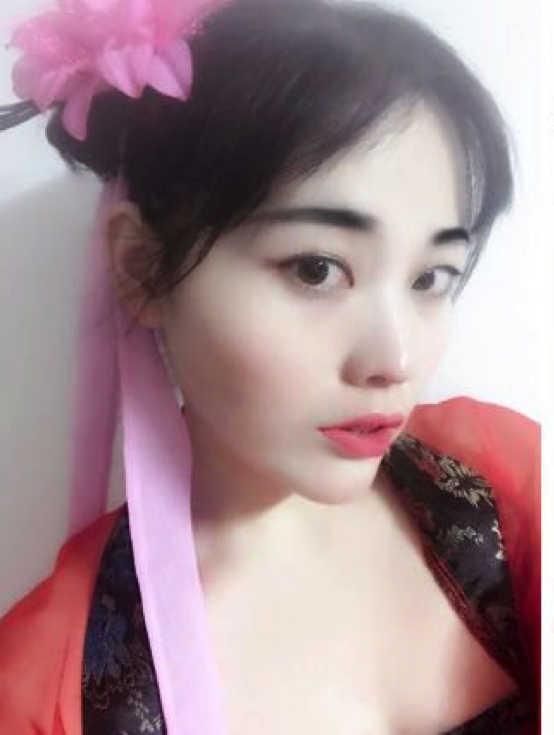
#> input picture 2.jpg, 554 x 735 px
$ python '素描.py'
#> lines starting #> are read from the running program, lines starting #| are printed output that depends on the picture
#> in main, img is the input picture: shape (735, 554, 3); mean B, G, R 144.9, 139.4, 165.7
# 参考ps素描的实现步骤，先去色将彩色图像转换成灰度图，复制去色层 进行反色。
# 对反色图像进行高斯模糊，模糊后的图像叠加模式选择颜色减淡效果

import cv2
import numpy as np
def sketrch_style(img):
    heigt, width, n = img.shape
#> heigt = 735; width = 554; n = 3
    gray0 = cv2.cvtColor(img,cv2.COLOR_BGR2GRAY)
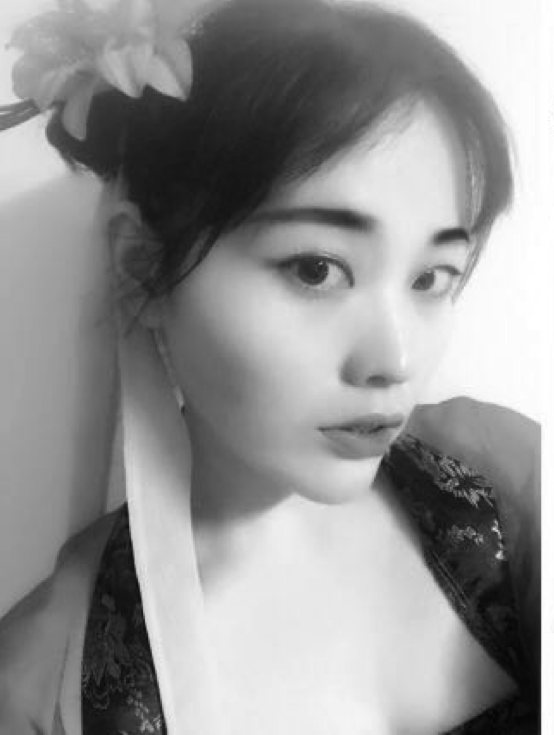
#> gray0: shape (735, 554); min 4, max 255, mean 147.9
    img2 = np.zeros((heigt, width), dtype = 'uint8')
    gray1 = cv2.addWeighted(gray0, -1, img2, 0, 255, 00)
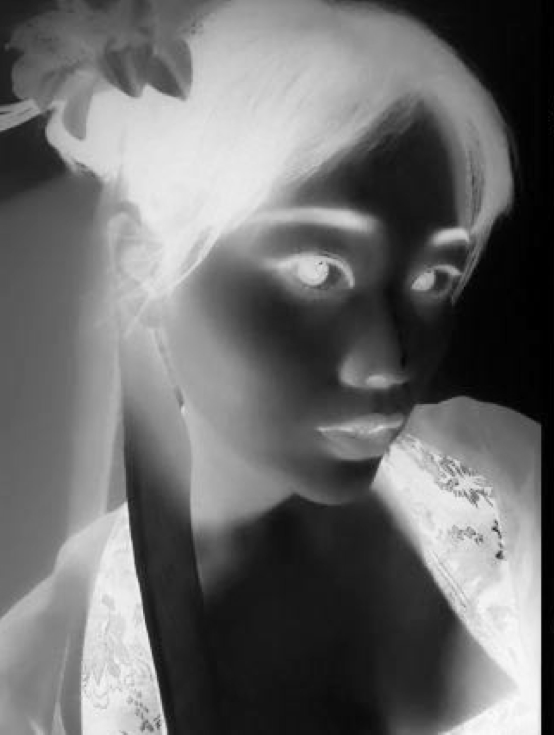
#> gray1: shape (735, 554); min 0, max 251, mean 107.1
    cv2.imshow("img0", gray1)
    gray1 = cv2.GaussianBlur(gray1,(15,15), 0)
    dst = cv2.addWeighted(gray0, 1, gray1, 1, 0)
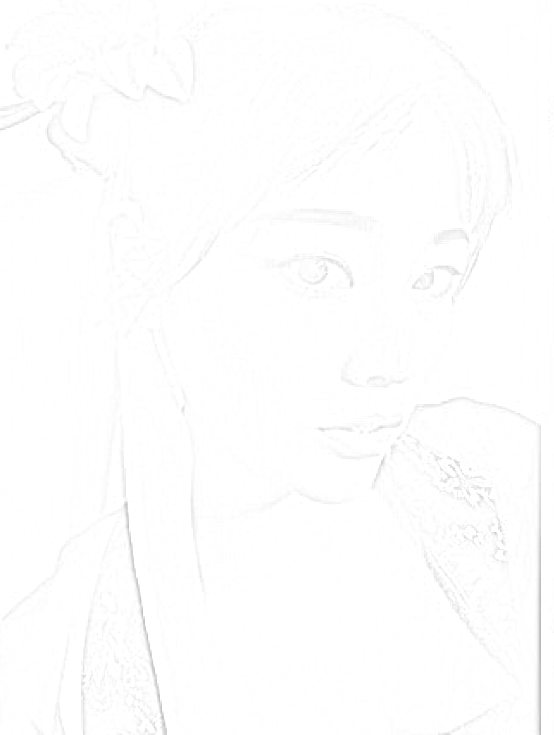
#> dst: shape (735, 554); min 184, max 255, mean 253.9
    cv2.imshow("sketch_img", dst)

def main():
    img = cv2.imread('2.jpg')
    sketrch_style(img)
    cv2.imshow('img', img)
    cv2.waitKey(0)

if __name__ == '__main__':
    main()

$ run again, with 1.jpg copied over 2.jpg
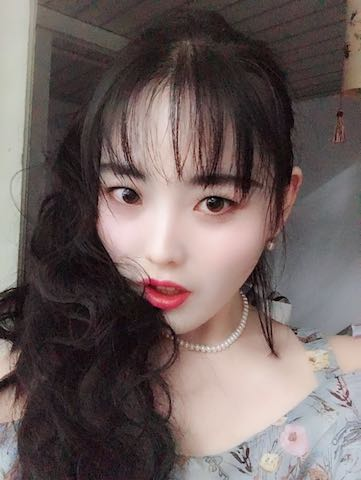
#> input picture 1.jpg, 361 x 480 px
#> in main, img is the input picture: shape (480, 361, 3); mean B, G, R 95.5, 97.2, 110.6
#> in sketrch_style, `gray1 = cv2.GaussianBlur(gray1,(15,15), 0)`:
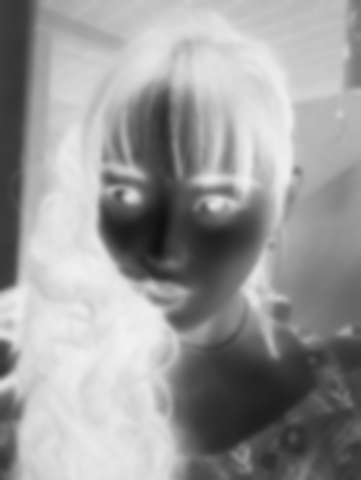
#> gray1: shape (480, 361); min 16, max 241, mean 154
#> in sketrch_style, `dst = cv2.addWeighted(gray0, 1, gray1, 1, 0)`:
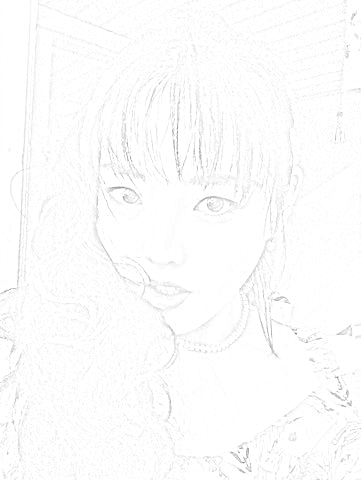
#> dst: shape (480, 361); min 138, max 255, mean 252.2
